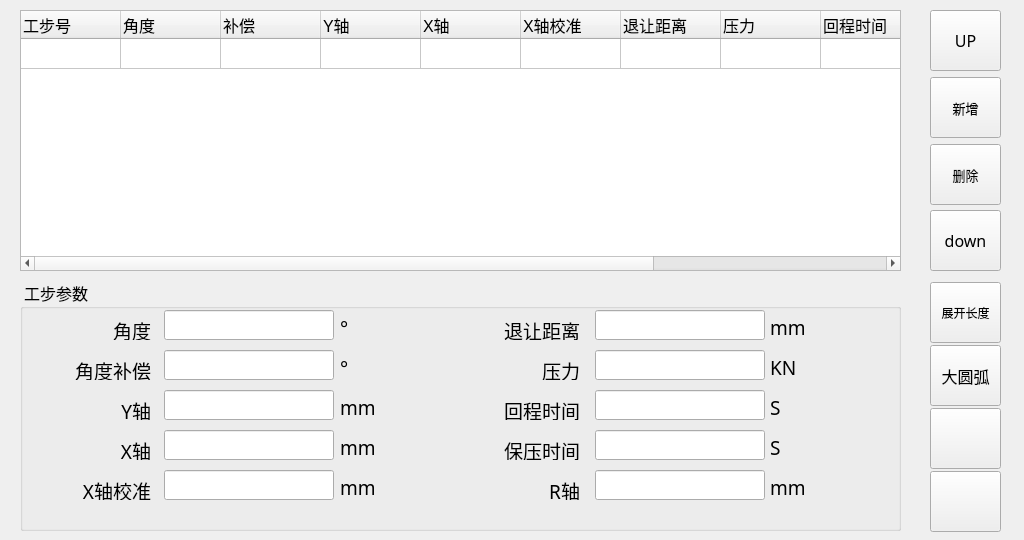
<?xml version="1.0" encoding="UTF-8"?>
<ui version="4.0">
 <class>Step</class>
 <widget class="QWidget" name="Step">
  <property name="geometry">
   <rect>
    <x>0</x>
    <y>0</y>
    <width>1024</width>
    <height>540</height>
   </rect>
  </property>
  <property name="windowTitle">
   <string>Form</string>
  </property>
  <widget class="QGroupBox" name="groupBox_4">
   <property name="geometry">
    <rect>
     <x>20</x>
     <y>280</y>
     <width>881</width>
     <height>251</height>
    </rect>
   </property>
   <property name="font">
    <font>
     <family>Sans Serif</family>
     <pointsize>12</pointsize>
    </font>
   </property>
   <property name="title">
    <string> 工步参数 </string>
   </property>
   <property name="flat">
    <bool>false</bool>
   </property>
   <widget class="QLabel" name="label_50">
    <property name="geometry">
     <rect>
      <x>320</x>
      <y>120</y>
      <width>58</width>
      <height>15</height>
     </rect>
    </property>
    <property name="font">
     <font>
      <pointsize>14</pointsize>
     </font>
    </property>
    <property name="text">
     <string>mm</string>
    </property>
   </widget>
   <widget class="QLineEdit" name="lineEdit_S_Angle">
    <property name="geometry">
     <rect>
      <x>144</x>
      <y>30</y>
      <width>170</width>
      <height>30</height>
     </rect>
    </property>
    <property name="focusPolicy">
     <enum>Qt::ClickFocus</enum>
    </property>
    <property name="maxLength">
     <number>5</number>
    </property>
   </widget>
   <widget class="QLineEdit" name="lineEdit_S_Yaxis">
    <property name="geometry">
     <rect>
      <x>144</x>
      <y>110</y>
      <width>170</width>
      <height>30</height>
     </rect>
    </property>
    <property name="focusPolicy">
     <enum>Qt::ClickFocus</enum>
    </property>
    <property name="readOnly">
     <bool>true</bool>
    </property>
   </widget>
   <widget class="QLineEdit" name="lineEdit_S_Xaxis">
    <property name="geometry">
     <rect>
      <x>144</x>
      <y>150</y>
      <width>170</width>
      <height>30</height>
     </rect>
    </property>
    <property name="focusPolicy">
     <enum>Qt::ClickFocus</enum>
    </property>
   </widget>
   <widget class="QLineEdit" name="lineEdit_S_AngleCompensate">
    <property name="geometry">
     <rect>
      <x>144</x>
      <y>70</y>
      <width>170</width>
      <height>30</height>
     </rect>
    </property>
    <property name="focusPolicy">
     <enum>Qt::ClickFocus</enum>
    </property>
   </widget>
   <widget class="QLineEdit" name="lineEdit_S_XaxisCorrect">
    <property name="geometry">
     <rect>
      <x>144</x>
      <y>190</y>
      <width>170</width>
      <height>30</height>
     </rect>
    </property>
    <property name="focusPolicy">
     <enum>Qt::ClickFocus</enum>
    </property>
   </widget>
   <widget class="QLabel" name="label_boardThickness_2">
    <property name="geometry">
     <rect>
      <x>50</x>
      <y>40</y>
      <width>81</width>
      <height>20</height>
     </rect>
    </property>
    <property name="font">
     <font>
      <pointsize>14</pointsize>
     </font>
    </property>
    <property name="text">
     <string>角度</string>
    </property>
    <property name="alignment">
     <set>Qt::AlignRight|Qt::AlignTrailing|Qt::AlignVCenter</set>
    </property>
   </widget>
   <widget class="QLabel" name="label_mould_4">
    <property name="geometry">
     <rect>
      <x>50</x>
      <y>120</y>
      <width>81</width>
      <height>20</height>
     </rect>
    </property>
    <property name="font">
     <font>
      <pointsize>14</pointsize>
     </font>
    </property>
    <property name="text">
     <string>Y轴</string>
    </property>
    <property name="alignment">
     <set>Qt::AlignRight|Qt::AlignTrailing|Qt::AlignVCenter</set>
    </property>
   </widget>
   <widget class="QLabel" name="label_mould_5">
    <property name="geometry">
     <rect>
      <x>50</x>
      <y>160</y>
      <width>81</width>
      <height>20</height>
     </rect>
    </property>
    <property name="font">
     <font>
      <pointsize>14</pointsize>
     </font>
    </property>
    <property name="text">
     <string>X轴</string>
    </property>
    <property name="alignment">
     <set>Qt::AlignRight|Qt::AlignTrailing|Qt::AlignVCenter</set>
    </property>
   </widget>
   <widget class="QLabel" name="label_material_2">
    <property name="geometry">
     <rect>
      <x>50</x>
      <y>80</y>
      <width>81</width>
      <height>20</height>
     </rect>
    </property>
    <property name="font">
     <font>
      <pointsize>14</pointsize>
     </font>
    </property>
    <property name="text">
     <string>角度补偿</string>
    </property>
    <property name="alignment">
     <set>Qt::AlignRight|Qt::AlignTrailing|Qt::AlignVCenter</set>
    </property>
   </widget>
   <widget class="QLabel" name="label_mould_6">
    <property name="geometry">
     <rect>
      <x>50</x>
      <y>200</y>
      <width>81</width>
      <height>20</height>
     </rect>
    </property>
    <property name="font">
     <font>
      <pointsize>14</pointsize>
     </font>
    </property>
    <property name="text">
     <string>X轴校准</string>
    </property>
    <property name="alignment">
     <set>Qt::AlignRight|Qt::AlignTrailing|Qt::AlignVCenter</set>
    </property>
   </widget>
   <widget class="QLineEdit" name="lineEdit_S_distance">
    <property name="geometry">
     <rect>
      <x>575</x>
      <y>30</y>
      <width>170</width>
      <height>30</height>
     </rect>
    </property>
    <property name="focusPolicy">
     <enum>Qt::ClickFocus</enum>
    </property>
    <property name="maxLength">
     <number>5</number>
    </property>
   </widget>
   <widget class="QLineEdit" name="lineEdit_S_return">
    <property name="geometry">
     <rect>
      <x>575</x>
      <y>110</y>
      <width>170</width>
      <height>30</height>
     </rect>
    </property>
    <property name="focusPolicy">
     <enum>Qt::ClickFocus</enum>
    </property>
    <property name="inputMask">
     <string/>
    </property>
    <property name="frame">
     <bool>true</bool>
    </property>
    <property name="cursorPosition">
     <number>0</number>
    </property>
    <property name="placeholderText">
     <string/>
    </property>
   </widget>
   <widget class="QLineEdit" name="lineEdit_S_Holding">
    <property name="geometry">
     <rect>
      <x>575</x>
      <y>150</y>
      <width>170</width>
      <height>30</height>
     </rect>
    </property>
    <property name="focusPolicy">
     <enum>Qt::ClickFocus</enum>
    </property>
   </widget>
   <widget class="QLineEdit" name="lineEdit_S_pressure">
    <property name="geometry">
     <rect>
      <x>575</x>
      <y>70</y>
      <width>170</width>
      <height>30</height>
     </rect>
    </property>
    <property name="focusPolicy">
     <enum>Qt::ClickFocus</enum>
    </property>
    <property name="readOnly">
     <bool>true</bool>
    </property>
   </widget>
   <widget class="QLineEdit" name="lineEdit_S_Raxis">
    <property name="geometry">
     <rect>
      <x>575</x>
      <y>190</y>
      <width>170</width>
      <height>30</height>
     </rect>
    </property>
    <property name="focusPolicy">
     <enum>Qt::ClickFocus</enum>
    </property>
   </widget>
   <widget class="QLabel" name="label_boardThickness_4">
    <property name="geometry">
     <rect>
      <x>480</x>
      <y>40</y>
      <width>80</width>
      <height>20</height>
     </rect>
    </property>
    <property name="font">
     <font>
      <pointsize>14</pointsize>
     </font>
    </property>
    <property name="text">
     <string>退让距离</string>
    </property>
    <property name="alignment">
     <set>Qt::AlignRight|Qt::AlignTrailing|Qt::AlignVCenter</set>
    </property>
   </widget>
   <widget class="QLabel" name="label_mould_8">
    <property name="geometry">
     <rect>
      <x>480</x>
      <y>120</y>
      <width>80</width>
      <height>20</height>
     </rect>
    </property>
    <property name="font">
     <font>
      <pointsize>14</pointsize>
     </font>
    </property>
    <property name="text">
     <string>回程时间</string>
    </property>
    <property name="alignment">
     <set>Qt::AlignRight|Qt::AlignTrailing|Qt::AlignVCenter</set>
    </property>
   </widget>
   <widget class="QLabel" name="label_mould_7">
    <property name="geometry">
     <rect>
      <x>480</x>
      <y>160</y>
      <width>80</width>
      <height>20</height>
     </rect>
    </property>
    <property name="font">
     <font>
      <pointsize>14</pointsize>
     </font>
    </property>
    <property name="text">
     <string>保压时间</string>
    </property>
    <property name="alignment">
     <set>Qt::AlignRight|Qt::AlignTrailing|Qt::AlignVCenter</set>
    </property>
   </widget>
   <widget class="QLabel" name="label_material_3">
    <property name="geometry">
     <rect>
      <x>480</x>
      <y>80</y>
      <width>80</width>
      <height>20</height>
     </rect>
    </property>
    <property name="font">
     <font>
      <pointsize>14</pointsize>
     </font>
    </property>
    <property name="text">
     <string>压力</string>
    </property>
    <property name="alignment">
     <set>Qt::AlignRight|Qt::AlignTrailing|Qt::AlignVCenter</set>
    </property>
   </widget>
   <widget class="QLabel" name="label_mould_9">
    <property name="geometry">
     <rect>
      <x>480</x>
      <y>200</y>
      <width>80</width>
      <height>20</height>
     </rect>
    </property>
    <property name="font">
     <font>
      <pointsize>14</pointsize>
     </font>
    </property>
    <property name="text">
     <string>R轴</string>
    </property>
    <property name="alignment">
     <set>Qt::AlignRight|Qt::AlignTrailing|Qt::AlignVCenter</set>
    </property>
   </widget>
   <widget class="QLabel" name="label_51">
    <property name="geometry">
     <rect>
      <x>320</x>
      <y>160</y>
      <width>58</width>
      <height>15</height>
     </rect>
    </property>
    <property name="font">
     <font>
      <pointsize>14</pointsize>
     </font>
    </property>
    <property name="text">
     <string>mm</string>
    </property>
   </widget>
   <widget class="QLabel" name="label_52">
    <property name="geometry">
     <rect>
      <x>320</x>
      <y>200</y>
      <width>58</width>
      <height>15</height>
     </rect>
    </property>
    <property name="font">
     <font>
      <pointsize>14</pointsize>
     </font>
    </property>
    <property name="text">
     <string>mm</string>
    </property>
   </widget>
   <widget class="QLabel" name="label_53">
    <property name="geometry">
     <rect>
      <x>750</x>
      <y>40</y>
      <width>58</width>
      <height>15</height>
     </rect>
    </property>
    <property name="font">
     <font>
      <pointsize>14</pointsize>
     </font>
    </property>
    <property name="text">
     <string>mm</string>
    </property>
   </widget>
   <widget class="QLabel" name="label_54">
    <property name="geometry">
     <rect>
      <x>750</x>
      <y>80</y>
      <width>58</width>
      <height>15</height>
     </rect>
    </property>
    <property name="font">
     <font>
      <pointsize>14</pointsize>
     </font>
    </property>
    <property name="text">
     <string>KN</string>
    </property>
   </widget>
   <widget class="QLabel" name="label_55">
    <property name="geometry">
     <rect>
      <x>750</x>
      <y>120</y>
      <width>58</width>
      <height>15</height>
     </rect>
    </property>
    <property name="font">
     <font>
      <pointsize>14</pointsize>
     </font>
    </property>
    <property name="text">
     <string>S</string>
    </property>
   </widget>
   <widget class="QLabel" name="label_56">
    <property name="geometry">
     <rect>
      <x>750</x>
      <y>160</y>
      <width>58</width>
      <height>15</height>
     </rect>
    </property>
    <property name="font">
     <font>
      <pointsize>14</pointsize>
     </font>
    </property>
    <property name="text">
     <string>S</string>
    </property>
   </widget>
   <widget class="QLabel" name="label_57">
    <property name="geometry">
     <rect>
      <x>750</x>
      <y>200</y>
      <width>58</width>
      <height>15</height>
     </rect>
    </property>
    <property name="font">
     <font>
      <pointsize>14</pointsize>
     </font>
    </property>
    <property name="text">
     <string>mm</string>
    </property>
   </widget>
   <widget class="QLabel" name="label_58">
    <property name="geometry">
     <rect>
      <x>320</x>
      <y>80</y>
      <width>31</width>
      <height>16</height>
     </rect>
    </property>
    <property name="font">
     <font>
      <pointsize>14</pointsize>
     </font>
    </property>
    <property name="text">
     <string>°</string>
    </property>
   </widget>
   <widget class="QLabel" name="label_59">
    <property name="geometry">
     <rect>
      <x>320</x>
      <y>40</y>
      <width>31</width>
      <height>16</height>
     </rect>
    </property>
    <property name="font">
     <font>
      <pointsize>14</pointsize>
     </font>
    </property>
    <property name="text">
     <string>°</string>
    </property>
   </widget>
  </widget>
  <widget class="QTableWidget" name="tableWidget_Step">
   <property name="geometry">
    <rect>
     <x>20</x>
     <y>10</y>
     <width>881</width>
     <height>261</height>
    </rect>
   </property>
   <property name="sizePolicy">
    <sizepolicy hsizetype="Expanding" vsizetype="Expanding">
     <horstretch>0</horstretch>
     <verstretch>0</verstretch>
    </sizepolicy>
   </property>
   <property name="font">
    <font>
     <pointsize>12</pointsize>
    </font>
   </property>
   <property name="acceptDrops">
    <bool>false</bool>
   </property>
   <property name="layoutDirection">
    <enum>Qt::LeftToRight</enum>
   </property>
   <property name="midLineWidth">
    <number>1</number>
   </property>
   <property name="verticalScrollBarPolicy">
    <enum>Qt::ScrollBarAsNeeded</enum>
   </property>
   <property name="horizontalScrollBarPolicy">
    <enum>Qt::ScrollBarAsNeeded</enum>
   </property>
   <property name="autoScrollMargin">
    <number>16</number>
   </property>
   <property name="editTriggers">
    <set>QAbstractItemView::NoEditTriggers</set>
   </property>
   <property name="selectionMode">
    <enum>QAbstractItemView::SingleSelection</enum>
   </property>
   <property name="selectionBehavior">
    <enum>QAbstractItemView::SelectRows</enum>
   </property>
   <property name="textElideMode">
    <enum>Qt::ElideLeft</enum>
   </property>
   <property name="gridStyle">
    <enum>Qt::SolidLine</enum>
   </property>
   <property name="sortingEnabled">
    <bool>false</bool>
   </property>
   <property name="rowCount">
    <number>1</number>
   </property>
   <property name="columnCount">
    <number>11</number>
   </property>
   <attribute name="horizontalHeaderCascadingSectionResizes">
    <bool>false</bool>
   </attribute>
   <attribute name="horizontalHeaderMinimumSectionSize">
    <number>27</number>
   </attribute>
   <attribute name="horizontalHeaderShowSortIndicator" stdset="0">
    <bool>false</bool>
   </attribute>
   <attribute name="horizontalHeaderStretchLastSection">
    <bool>false</bool>
   </attribute>
   <attribute name="verticalHeaderVisible">
    <bool>false</bool>
   </attribute>
   <attribute name="verticalHeaderDefaultSectionSize">
    <number>30</number>
   </attribute>
   <attribute name="verticalHeaderShowSortIndicator" stdset="0">
    <bool>false</bool>
   </attribute>
   <row/>
   <column>
    <property name="text">
     <string>工步号</string>
    </property>
    <property name="font">
     <font>
      <pointsize>12</pointsize>
     </font>
    </property>
    <property name="textAlignment">
     <set>AlignLeft|AlignVCenter</set>
    </property>
   </column>
   <column>
    <property name="text">
     <string>角度</string>
    </property>
    <property name="font">
     <font>
      <family>文泉驿正黑</family>
      <pointsize>12</pointsize>
     </font>
    </property>
    <property name="textAlignment">
     <set>AlignLeft|AlignVCenter</set>
    </property>
    <property name="icon">
     <iconset resource="A66-appsrc.qrc">
      <normaloff>:/ICO/角度.ico</normaloff>:/ICO/角度.ico</iconset>
    </property>
   </column>
   <column>
    <property name="text">
     <string>补偿</string>
    </property>
    <property name="font">
     <font>
      <pointsize>12</pointsize>
     </font>
    </property>
    <property name="textAlignment">
     <set>AlignLeft|AlignVCenter</set>
    </property>
    <property name="icon">
     <iconset resource="A66-appsrc.qrc">
      <normaloff>:/ICO/角度补偿.ico</normaloff>:/ICO/角度补偿.ico</iconset>
    </property>
   </column>
   <column>
    <property name="text">
     <string>Y轴</string>
    </property>
    <property name="font">
     <font>
      <pointsize>12</pointsize>
     </font>
    </property>
    <property name="textAlignment">
     <set>AlignLeft|AlignVCenter</set>
    </property>
   </column>
   <column>
    <property name="text">
     <string>X轴</string>
    </property>
    <property name="font">
     <font>
      <pointsize>12</pointsize>
     </font>
    </property>
    <property name="textAlignment">
     <set>AlignLeft|AlignVCenter</set>
    </property>
   </column>
   <column>
    <property name="text">
     <string>X轴校准</string>
    </property>
    <property name="font">
     <font>
      <pointsize>12</pointsize>
     </font>
    </property>
    <property name="textAlignment">
     <set>AlignLeft|AlignVCenter</set>
    </property>
   </column>
   <column>
    <property name="text">
     <string>退让距离</string>
    </property>
    <property name="font">
     <font>
      <pointsize>12</pointsize>
     </font>
    </property>
    <property name="textAlignment">
     <set>AlignLeft|AlignVCenter</set>
    </property>
   </column>
   <column>
    <property name="text">
     <string>压力</string>
    </property>
    <property name="font">
     <font>
      <pointsize>12</pointsize>
     </font>
    </property>
    <property name="textAlignment">
     <set>AlignLeft|AlignVCenter</set>
    </property>
   </column>
   <column>
    <property name="text">
     <string>回程时间</string>
    </property>
    <property name="font">
     <font>
      <pointsize>12</pointsize>
     </font>
    </property>
    <property name="textAlignment">
     <set>AlignLeft|AlignVCenter</set>
    </property>
   </column>
   <column>
    <property name="text">
     <string>保压时间</string>
    </property>
    <property name="font">
     <font>
      <pointsize>12</pointsize>
     </font>
    </property>
    <property name="textAlignment">
     <set>AlignLeft|AlignVCenter</set>
    </property>
   </column>
   <column>
    <property name="text">
     <string>R轴</string>
    </property>
    <property name="font">
     <font>
      <pointsize>12</pointsize>
     </font>
    </property>
    <property name="textAlignment">
     <set>AlignLeft|AlignVCenter</set>
    </property>
   </column>
  </widget>
  <widget class="QToolButton" name="pushButton_Left_7">
   <property name="geometry">
    <rect>
     <x>930</x>
     <y>408</y>
     <width>71</width>
     <height>61</height>
    </rect>
   </property>
   <property name="font">
    <font>
     <family>Sans Serif</family>
     <pointsize>12</pointsize>
    </font>
   </property>
   <property name="text">
    <string/>
   </property>
   <property name="iconSize">
    <size>
     <width>36</width>
     <height>36</height>
    </size>
   </property>
   <property name="toolButtonStyle">
    <enum>Qt::ToolButtonTextUnderIcon</enum>
   </property>
  </widget>
  <widget class="QToolButton" name="pushButton_Length">
   <property name="geometry">
    <rect>
     <x>930</x>
     <y>282</y>
     <width>71</width>
     <height>61</height>
    </rect>
   </property>
   <property name="font">
    <font>
     <family>Sans Serif</family>
     <pointsize>9</pointsize>
    </font>
   </property>
   <property name="text">
    <string>展开长度</string>
   </property>
   <property name="iconSize">
    <size>
     <width>36</width>
     <height>36</height>
    </size>
   </property>
   <property name="toolButtonStyle">
    <enum>Qt::ToolButtonTextUnderIcon</enum>
   </property>
  </widget>
  <widget class="QToolButton" name="pushButton_Left_6">
   <property name="geometry">
    <rect>
     <x>930</x>
     <y>345</y>
     <width>71</width>
     <height>61</height>
    </rect>
   </property>
   <property name="font">
    <font>
     <family>Sans Serif</family>
     <pointsize>12</pointsize>
    </font>
   </property>
   <property name="text">
    <string>大圆弧</string>
   </property>
   <property name="iconSize">
    <size>
     <width>36</width>
     <height>36</height>
    </size>
   </property>
   <property name="toolButtonStyle">
    <enum>Qt::ToolButtonTextUnderIcon</enum>
   </property>
  </widget>
  <widget class="QToolButton" name="pushButton_Left_1">
   <property name="geometry">
    <rect>
     <x>930</x>
     <y>10</y>
     <width>71</width>
     <height>61</height>
    </rect>
   </property>
   <property name="font">
    <font>
     <family>Sans Serif</family>
     <pointsize>12</pointsize>
    </font>
   </property>
   <property name="text">
    <string>UP</string>
   </property>
   <property name="icon">
    <iconset resource="A66-appsrc.qrc">
     <normaloff>:/ico/ICO/P2-UP.png</normaloff>:/ico/ICO/P2-UP.png</iconset>
   </property>
   <property name="iconSize">
    <size>
     <width>36</width>
     <height>36</height>
    </size>
   </property>
   <property name="toolButtonStyle">
    <enum>Qt::ToolButtonIconOnly</enum>
   </property>
  </widget>
  <widget class="QToolButton" name="pushButton_Left_8">
   <property name="geometry">
    <rect>
     <x>930</x>
     <y>471</y>
     <width>71</width>
     <height>61</height>
    </rect>
   </property>
   <property name="font">
    <font>
     <family>Sans Serif</family>
     <pointsize>12</pointsize>
    </font>
   </property>
   <property name="text">
    <string/>
   </property>
   <property name="iconSize">
    <size>
     <width>36</width>
     <height>36</height>
    </size>
   </property>
   <property name="toolButtonStyle">
    <enum>Qt::ToolButtonTextUnderIcon</enum>
   </property>
  </widget>
  <widget class="QToolButton" name="pushButton_Left_3">
   <property name="geometry">
    <rect>
     <x>930</x>
     <y>144</y>
     <width>71</width>
     <height>61</height>
    </rect>
   </property>
   <property name="font">
    <font>
     <family>Sans Serif</family>
     <pointsize>10</pointsize>
    </font>
   </property>
   <property name="text">
    <string>删除</string>
   </property>
   <property name="icon">
    <iconset resource="A66-appsrc.qrc">
     <normaloff>:/ico/ICO/P1-DEL.png</normaloff>:/ico/ICO/P1-DEL.png</iconset>
   </property>
   <property name="iconSize">
    <size>
     <width>36</width>
     <height>36</height>
    </size>
   </property>
   <property name="toolButtonStyle">
    <enum>Qt::ToolButtonTextUnderIcon</enum>
   </property>
  </widget>
  <widget class="QToolButton" name="pushButton_Left_2">
   <property name="geometry">
    <rect>
     <x>930</x>
     <y>77</y>
     <width>71</width>
     <height>61</height>
    </rect>
   </property>
   <property name="font">
    <font>
     <family>Sans Serif</family>
     <pointsize>10</pointsize>
    </font>
   </property>
   <property name="text">
    <string>新增</string>
   </property>
   <property name="icon">
    <iconset resource="A66-appsrc.qrc">
     <normaloff>:/ico/ICO/P1-NEW.png</normaloff>:/ico/ICO/P1-NEW.png</iconset>
   </property>
   <property name="iconSize">
    <size>
     <width>36</width>
     <height>36</height>
    </size>
   </property>
   <property name="toolButtonStyle">
    <enum>Qt::ToolButtonTextUnderIcon</enum>
   </property>
  </widget>
  <widget class="QToolButton" name="pushButton_Left_4">
   <property name="geometry">
    <rect>
     <x>930</x>
     <y>210</y>
     <width>71</width>
     <height>61</height>
    </rect>
   </property>
   <property name="font">
    <font>
     <family>Sans Serif</family>
     <pointsize>12</pointsize>
    </font>
   </property>
   <property name="text">
    <string>down</string>
   </property>
   <property name="icon">
    <iconset resource="A66-appsrc.qrc">
     <normaloff>:/ico/ICO/P2-DOWN.png</normaloff>:/ico/ICO/P2-DOWN.png</iconset>
   </property>
   <property name="iconSize">
    <size>
     <width>36</width>
     <height>36</height>
    </size>
   </property>
   <property name="toolButtonStyle">
    <enum>Qt::ToolButtonIconOnly</enum>
   </property>
  </widget>
 </widget>
 <resources>
  <include location="A66-appsrc.qrc"/>
 </resources>
 <connections/>
</ui>
